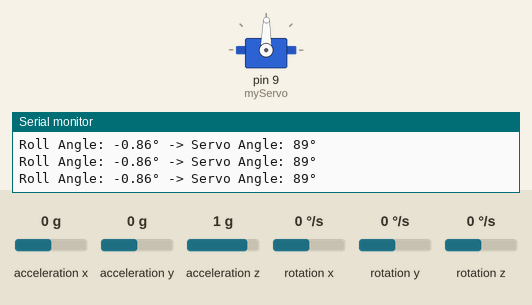
The sketch below on a simulated Arduino Uno, built with avr-gcc and run on an emulated ATmega328P. On the bench: servo, the last lines printed to the serial monitor. The test bench sets the inputs (shaded band); at power-on: acceleration x 0 g, acceleration z 1 g, acceleration y 0 g, rotation x 0 °/s, rotation y 0 °/s, rotation z 0 °/s.

Above: at 1.2 s.
1.3 s: acceleration x set to -1.4 g
At 2.5 s:
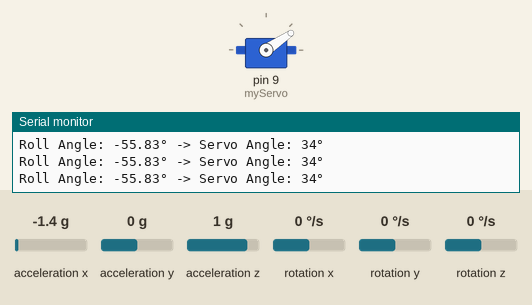
2.8 s: acceleration z set to -1.4 g
At 3.8 s:
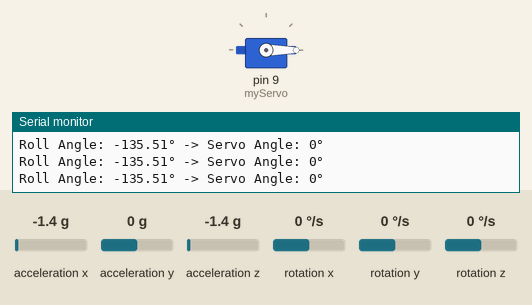
4.3 s: acceleration x set to -0.1 g
5.8 s: acceleration x set to 0.2 g
At 6.3 s:
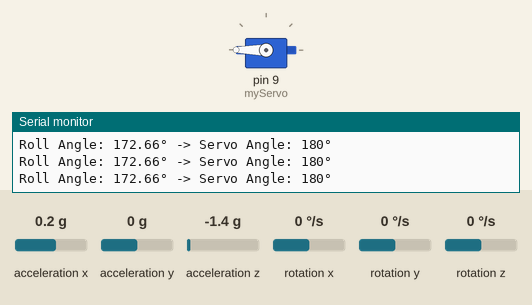
7.3 s: acceleration z set to 0.8 g
At 8.5 s:
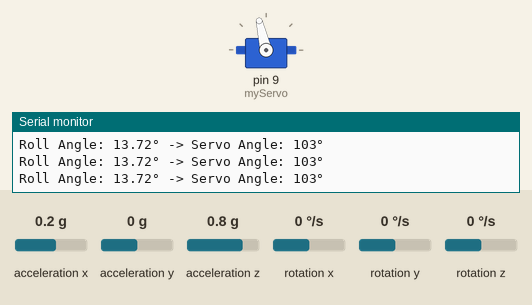
8.8 s: acceleration x set to -0.8 g
At 9.9 s:
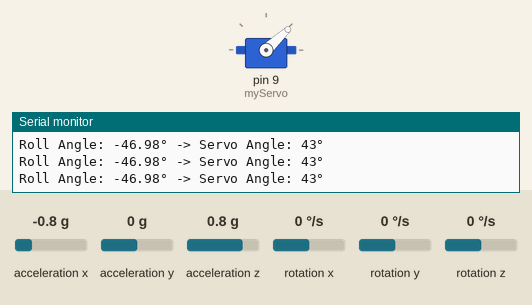
Timing chart, 0 to 11.3 s (numbered marks = the images above; inputs shaded):
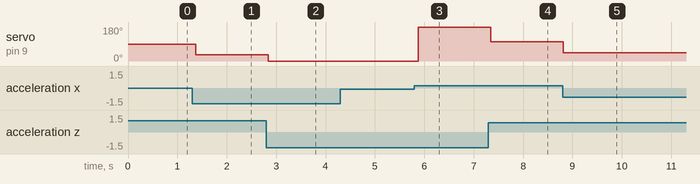

Measured:
- the behaviour switches between 0 and 0.1 g on acceleration x (found by bisection; images 2 and 3)
- after the input at 1.3 s, servo on pin 9 (myServo): 89° → 34° after 0.07 s
- after the input at 2.8 s, servo on pin 9 (myServo): 34° → 0° at once
- after the input at 5.8 s, servo on pin 9 (myServo): 0° → 180° after 0.08 s
- after the input at 7.3 s, servo on pin 9 (myServo): 180° → 103° after 0.05 s
- after the input at 8.8 s, servo on pin 9 (myServo): 103° → 43° at once

The sketch:

roll.ino
```cpp
#include <Wire.h>
#include <MPU6050.h>
#include <Servo.h>

MPU6050 mpu;
Servo myServo;

// Calibration offsets
const float accX_offset = 236;
const float accY_offset = -368;
const float accZ_offset = 16384 - 15728;
const float gyroX_offset = 51;
const float gyroY_offset = -715;
const float gyroZ_offset = 89;

void setup()
{
    Serial.begin(9600);
    Wire.begin();
    mpu.initialize();

    if (mpu.testConnection())
    {
        Serial.println("MPU6050 connection successful");
    }
    else
    {
        Serial.println("MPU6050 connection failed");
    }

    myServo.attach(9);
    myServo.write(90); // Initialize servo to 90 degrees (horizontal)
}

void loop()
{
    int16_t ax, ay, az;
    int16_t gx, gy, gz;

    mpu.getMotion6(&ax, &ay, &az, &gx, &gy, &gz);

    float acc_x = (ax - accX_offset) / 16384.0;
    float acc_y = (ay - accY_offset) / 16384.0;
    float acc_z = (az - accZ_offset) / 16384.0;

    // Calculate roll angle from accelerometer data
    float roll = atan2(acc_x, acc_z) * 180 / PI;

    // Map roll angle to servo position to keep the platform horizontal
    int servoAngle = 90 + roll;

    servoAngle = constrain(servoAngle, 0, 180);

    myServo.write(servoAngle);

    Serial.print("Roll Angle: ");
    Serial.print(roll);
    Serial.print("° -> Servo Angle: ");
    Serial.print(servoAngle);
    Serial.println("°");

    delay(100);
}
```
